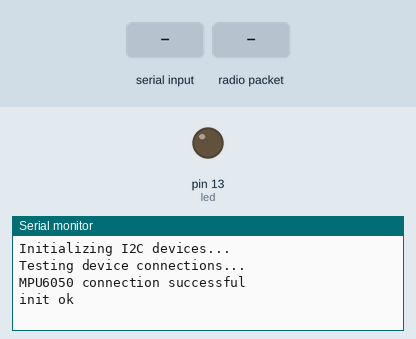
Recording of a sketch running on a simulated Arduino Uno, built with avr-gcc and run on an emulated ATmega328P. On the bench: output pins drawn as LEDs (lit = HIGH), the last lines printed to the serial monitor. The test bench sets the inputs (shaded band). No radio packets arrive unless stated.

Above: at 1.2 s.
1.3 s: "c" received over Serial
At 2.4 s:
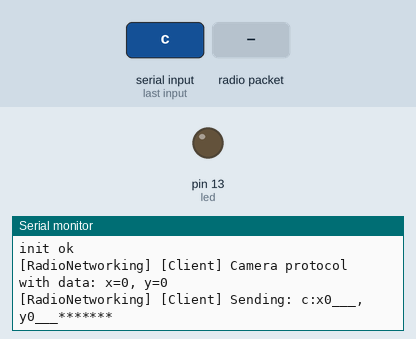
2.8 s: radio packet "c" arrives
At 3.9 s:
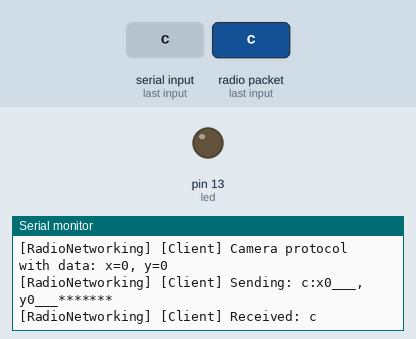
4.3 s: "r" received over Serial
At 5.5 s:
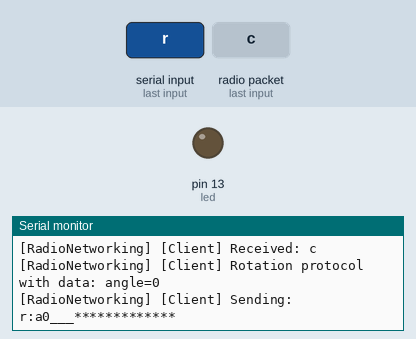
5.8 s: radio packet "r" arrives
At 6.2 s:
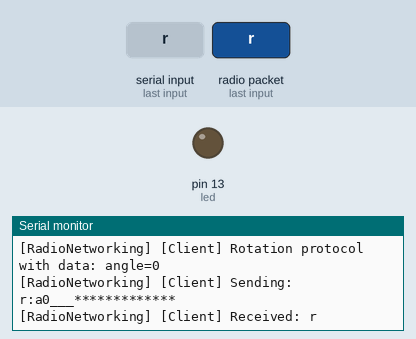
7.3 s: "a" received over Serial
At 8.2 s:
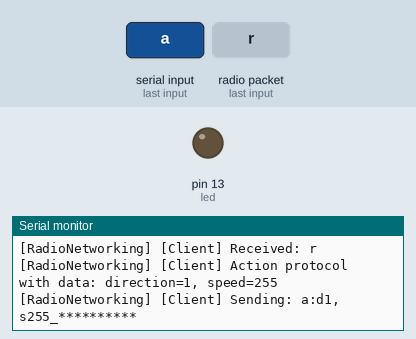
8.8 s: radio packet "a" arrives
At 9.7 s:
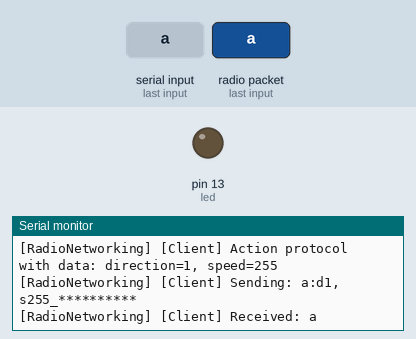

Measured:
- after the input at 1.3 s, the serial monitor: prints a new line after 0.06 s (image 1)
- after the input at 2.8 s, the serial monitor: prints a new line at once (image 2)
- after the input at 4.3 s, the serial monitor: prints a new line after 0.06 s (image 3)
- after the input at 5.8 s, the serial monitor: prints a new line at once (image 4)
- after the input at 7.3 s, the serial monitor: prints a new line after 0.06 s (image 5)
- after the input at 8.8 s, the serial monitor: prints a new line at once (image 6)

The sketch:

simulatorHead.ino
```cpp
// Début import des librairies //
#include <Arduino.h>
#include <HardwareSerial.h>
#include <RH_RF95.h>
#include <stdint.h>
#include <SoftwareSerial.h>
#include <WString.h>
#include "Wire.h"
#include "I2Cdev.h"
#include "MPU6050.h"
//Fin import des librairies //

#define GYRO_DEBUG false // on utilise pas le module de débuguage inclu avec le gyroscope

SoftwareSerial ss(5, 6); // pin au quelle est branché la carte wifi
RH_RF95 rf95(ss); // appelle class de la carte wifi et des pins

int led = 13; // initialisation  de la LED de l'arduino

MPU6050 accelgyro; // appelle du gyroscope

int16_t ax, ay, az; // création des variable pour les axes du gyroscope
int16_t gx, gy, gz;
int16_t x, y, z;

bool blinkState = false; //

void setup() {//
	/*
	 * Arduino Init
	 */
	Wire.begin(); //
	Serial.begin(115200); // on initialise la connexion série avec 115200 baud
	pinMode(led, OUTPUT); // sortie de la led initialisée précédement

	/*
	 * Gyroscope  & Réseau
	 */
	Serial.println("Initializing I2C devices..."); // message dans  la console
	accelgyro.initialize(); // initialisation de acceleromètre et du gyroscope

	Serial.println("Testing device connections..."); // message dans  la console
	Serial.println(accelgyro.testConnection() ? "MPU6050 connection successful" : "MPU6050 connection failed");

	if (!rf95.init()) { // si le module rf95 (HF ) n'est pa s initialisé alors on retourne une erreur
		Serial.println("init failed"); // message d'echec
		while (1) {
			;
		}
	} else {
		Serial.println("init ok"); // sinon le module est initialisé
	}

	rf95.setFrequency(434.0); // on regle la fréquence du module Haute Fréquence a 434 MHz
}

void loop() {
	listenSerialInterface(); // on attent une commande dans l'entré du moniteur serie
	accelgyro.getMotion9(&ax, &ay, &az, &gx, &gy, &gz, &x, &y, &z); // on récupere les nombres des axes puis on les stock dans des adresses mémoirs

	if (GYRO_DEBUG) { // Débuguage du gyroscope dans la console
		Serial.print("a/g:\t"); // on affiche l'orientation
		Serial.print(x);		// la valeur en x
		Serial.print("\t");		// tabulation
		Serial.print(y);		// la valeur en y
		Serial.print("\t");		// tabulation
		Serial.println(z);		//la valeur en z
	}

	uint8_t buffer[RH_RF95_MAX_MESSAGE_LEN]; // initialisation d'un buffer contenant la taille maximum qui peut etre recu pas le module HF
	uint8_t length = sizeof(buffer);		 //recupération de la taille du buffer

	if (rf95.waitAvailableTimeout(4000)) { // on attent pendant un maximum de 4000ms pour voir si il y a des informations disponiple
		if (rf95.recv(buffer, &length)) { // si
			Serial.print("[RadioNetworking] [Client] Received: "); // on affiche dans le moniteur série
			Serial.println((char*) buffer); // affichage de la conversion en pointer vers d'un buffer
		} else { // sinon
			Serial.println("[RadioNetworking] [Server] Failed receiving packet"); // on affiche dans la console que la réception a échouée
		}
	} else { // sinon
		Serial.println("[RadioNetworking] [Client] No reply, is rf95_server running?"); // on affiche dans la console qu'il n'y a aucune réponse .
	}
}

void listenSerialInterface() { // fonction de détection de commande dans la console
	while (true) { // quand c'est vrai (boucle infi)
		if (Serial.available() != 0) { // si il y a des caracteres d'entrés on sort de la boucle
			break;
		}
	}
	String line = ""; // on se prépart a stocker une variable
	while (Serial.available() != 0) { // quand un caractere est disponiple
		char charectere = Serial.read(); // on lit les caractere recu
		if (charectere == ';') { // si les caractères contiennent un ; on sort de la boucle
			break;
		}
		line = line + charectere; // on ajoute les caracteres dans l'espace que l'on a réserver
	}

	if (line == "c") { // si on envoit la commance c (pour caméra )
		uint8_t data[] = "c:x____,y____*******"; // on réserve de la place car on ecrit une array caractere par caractere

		String xString = String(x); // on converti les valeurs du gyroscope en string (axe X)
		String yString = String(y); // on converti les valeurs du gyroscope en string (axe Y)

		for (int i = 0; i < min(4, xString.length()); i++) { // on remplace dans la variable uint8_t a partir du 3 eme caracteres
			data[3 + i] = (char) xString[i];
		}
		for (int i = 0; i < min(4, yString.length()); i++) { // on remplace dans la variable uint8_t a partir du 9 eme caracteres
			data[9 + i] = (char) yString[i];
		}

		rf95.send(data, sizeof(data)); // on envoit (via le module HF) les valeurs du gyro et on precise la taille du buffer
		rf95.waitPacketSent(); // appelle de la fonction pour attendre la fin de la  transmition des packets

		Serial.print("[RadioNetworking] [Client] Camera protocol with data: x=");
		Serial.print(xString); // on affiche dans le moniteur série les valeurs de x
		Serial.print(", y=");
		Serial.println(yString); // on affiche dans le moniteur série les valeurs de y
		Serial.print("[RadioNetworking] [Client] Sending: ");
		Serial.println((char *)data); // affichage de la conversion en pointer vers d'un buffer
	} else if (line == "r") { // commande de rotation du moteur (r)
		uint8_t data[] = "r:a____*************"; // on réserve de la place car on ecrit une array caractere par caractere

		String angleString = String(abs(z));

		for (int i = 0; i < min(4, angleString.length()); i++) {
			data[3 + i] = (char) angleString[i];
		}

		rf95.send(data, sizeof(data));
		rf95.waitPacketSent();

		Serial.print("[RadioNetworking] [Client] Rotation protocol with data: angle=");
		Serial.println(angleString);
		Serial.print("[RadioNetworking] [Client] Sending: ");
		Serial.println((char*) data);// affichage de la conversion en pointer vers d'un buffer
	} else if (line == "a") {
		uint8_t data[] = "a:d_,s____**********";

    //String speedString = String(z);

    String speedString = "255"; //

		data[3] = '1';

		for (int i = 0; i < min(4, speedString.length()); i++) {
			data[6 + i] = (char) speedString[i];
		}

		rf95.send(data, sizeof(data)); // on envoit (via le module HF) les valeurs du gyro et on precise la taille du buffer
		rf95.waitPacketSent(); // appelle de la fonction pour attendre la fin de la  transmition des packets


		Serial.print("[RadioNetworking] [Client] Action protocol with data: direction=1, speed=");
		Serial.println(speedString);
		Serial.print("[RadioNetworking] [Client] Sending: ");
		Serial.println((char*) data); // affichage de la conversion en pointer vers d'un buffer
	} else { // sinon
		uint8_t data[] = "************"; // on réserve de la place car on ecrit une array caractere par caractere

		data[0] = line[0]; // si on recoit une commande inconue , on retourne la lettre qui ne l'est pas
		rf95.send(data, sizeof(data)); // on envoit (via le module HF) les valeurs du gyro et on precise la taille du buffer
		rf95.waitPacketSent();		   // appelle de la fonction pour attendre la fin de la  transmition des packets

		Serial.println("[RadioNetworking] [Client] Unknown protocol with data: no data");
		Serial.print("[RadioNetworking] [Client] Sending: ");
		Serial.println((char*) data);// affichage de la conversion en pointer vers d'un buffer
	}

}
```
